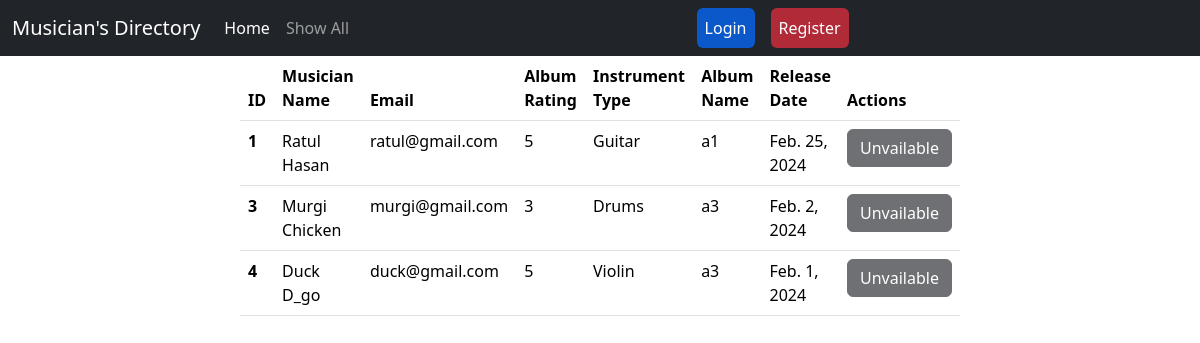
The page / on the database its author committed.
### album/models.py (models this page shows, shortened)
class Album(models.Model):
    name = models.CharField(max_length=255)
    release_date = models.DateField()
    rating = models.CharField(max_length=1, choices=list_rating)
    artist = models.ForeignKey(Musician, on_delete=models.CASCADE)

### musician/models.py (models this page shows, shortened)
class Musician(models.Model):
    first_name = models.CharField(max_length = 50)
    last_name = models.CharField(max_length = 50)
    email = models.EmailField(max_length = 50)
    phone_no = models.CharField(max_length = 50)
    instrument_type = models.CharField(max_length=50, choices=list_instrument)

### musicians_directory/views.py (the view)
# urls.py: path('', views.home, name="homepage"),
def home(request):
    data = Album.objects.all()
    return render(request, 'home.html', {'data' : data})

### templates/home.html
{% extends 'base.html' %}
{% block content %}
<div class="d-flex justify-content-center">
  <table class="table" style="width: 60%;">
    <thead>
      <tr>
        <th scope="col">ID</th>
        <th scope="col">Musician Name</th>
        <th scope="col">Email</th>
        <th scope="col">Album Rating</th>
        <th scope="col">Instrument Type</th>
        <th scope="col">Album Name</th>
        <th scope="col">Release Date</th>
        <th scope="col">Actions</th>
      </tr>
    </thead>
    <tbody>
      {% for d in data %}
      <tr>
        <th scope="row">{{d.pk}}</th>
        <td>{{d.artist.first_name}} {{d.artist.last_name}}</td>
        <td>{{d.artist.email}}</td>
        <td>{{d.rating}}</td>
        <td>{{d.artist.instrument_type}}</td>
        <td>{{d.name}}</td>
        <td>{{d.release_date}}</td>
        <td><div class="editdelete d-flex">
          {% if request.user.is_authenticated %}
          <a href="{% url 'edit_album' d.id %}" class="btn btn-warning mx-2">Edit</a>
          <a href="{% url 'delete_album' d.id %}" class="btn btn-danger mx-2">Delete</a>
          {% else %}
          <button class="btn btn-dark disabled">Unvailable</button>
          {% endif %}
        </div></td>
      </tr>
      {% endfor %}
    </tbody>
  </table>
</div>
{% endblock content %}

### templates/base.html (shortened to what this page needs)
<!DOCTYPE html>
<html lang="en">
  <head>
    <link
      href="https://cdn.jsdelivr.net/npm/bootstrap@5.3.2/dist/css/bootstrap.min.css"
      rel="stylesheet"
    />
  </head>
  <body>
    <nav class="navbar navbar-expand-lg navbar-dark bg-dark">
      <div class="container-fluid">
        <a class="navbar-brand" href="{% url 'homepage' %}">Musician's Directory</a>
        <div class="collapse navbar-collapse" id="navbarSupportedContent">
          <ul class="navbar-nav me-auto mb-2 mb-lg-0">
            <li class="nav-item">
              <a class="nav-link active" aria-current="page" href="{% url 'homepage' %}">Home</a>
            </li>
            <li class="nav-item">
              <a class="nav-link" href="{% url 'homepage' %}">Show All</a>
            </li>
          </ul>
          <ul class="navbar-nav me-auto mb-2 mb-lg-0">
            {% if request.user.is_authenticated %}
            <li class="nav-item">
              <a class="nav-link active btn btn-primary mx-2" aria-current="page" href="{% url 'profile' %}">Profile</a>
            </li>
            <li class="nav-item">
              <a class="nav-link active btn btn-primary mx-2" aria-current="page" href="{% url 'user_logout' %}">Logout</a>
            </li>
            {% else %}
            <li class="nav-item">
              <a class="nav-link active btn btn-primary mx-2" aria-current="page" href="{% url 'user_login' %}">Login</a>
            </li>
            <li class="nav-item">
              <a class="nav-link active btn btn-danger mx-2" aria-current="page" href="{% url 'register' %}">Register</a>
            </li>
            {% endif %}
          </ul>
        </div>
      </div>
    </nav>
    {% block content %} {% endblock %}
  </body>
</html>

### rows shown on the page
Album: pk "1", artist.first_name "Ratul", artist.last_name "Hasan", artist.email "ratul@gmail.com", rating "5", artist.instrument_type "Guitar", name "a1", release_date "Feb. 25, 2024"
Album: pk "3", artist.first_name "Murgi", artist.last_name "Chicken", artist.email "murgi@gmail.com", rating "3", artist.instrument_type "Drums", name "a3", release_date "Feb. 2, 2024"
Album: pk "4", artist.first_name "Duck", artist.last_name "D_go", artist.email "duck@gmail.com", rating "5", artist.instrument_type "Violin", name "a3", release_date "Feb. 1, 2024"
